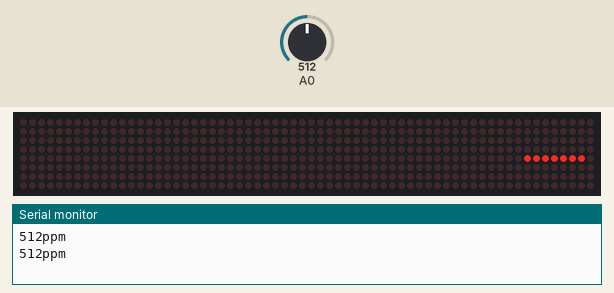
A sketch run on a simulated Arduino Uno, built with avr-gcc and run on an emulated ATmega328P. Shown: 64×8 LED matrix, the last lines printed to the serial monitor. The inputs (shaded band) are chosen by the test bench; at power-on: A0 = 512.

Above: at 3.8 s.
3.9 s: A0 set to 110
11.7 s: A0 set to 95
At 12.7 s:
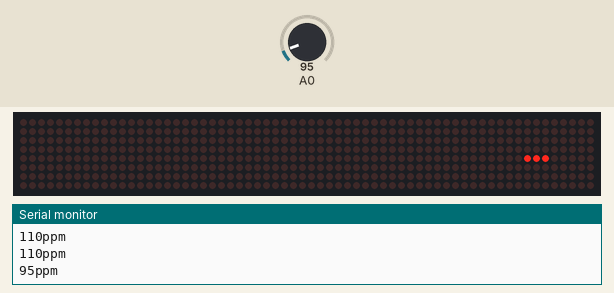
19.5 s: A0 set to 122
At 22.0 s:
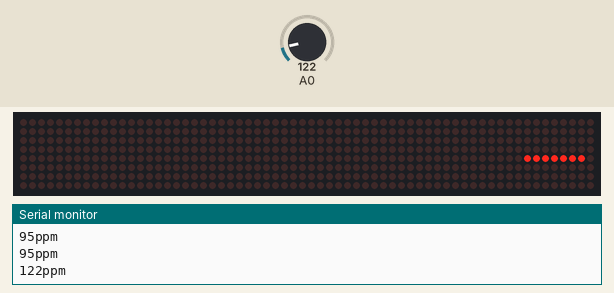
27.3 s: A0 set to 90
At 28.3 s:
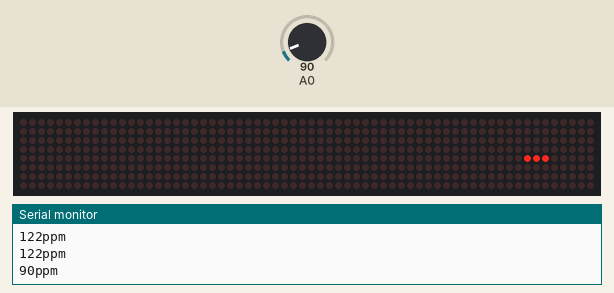
Timing chart, 0 to 30.3 s (numbered marks = the images above; inputs shaded):
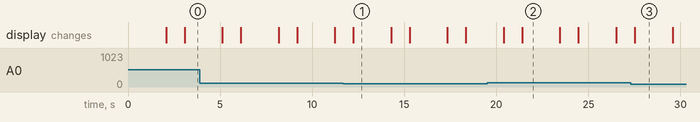

The sketch:

MQ.ino
```cpp
#include <LedControl.h>
int DIN = 12;
int CS =  11;
int CLK = 10;
LedControl lc=LedControl(DIN,CLK,CS,0);
int sensorValue;
int pin8 = 8;
void setup()
{
  Serial.begin(9600);      // sets the serial port to 9600
  lc.shutdown(0,false);// turn off power saving, enables display
  lc.setIntensity(0,8);// sets brightness (0~15 possible values)
  lc.clearDisplay(0);// clear screen
}

void loop()
{
  sensorValue = analogRead(0);       // read analog input pin 0
  Serial.print(sensorValue);  // prints the value read
  Serial.println("ppm");

  if(sensorValue>100 && sensorValue<120) //checks for optimum value, can be changed
  {
    for(int row=0;row<5;row++) //lights up the 5 LEDs in the column
    lc.setLed(0,4,row,true);
  }
  else if(sensorValue>=120) //more than optumum value
  {
    for(int row=0;row<7;row++) //lights up the 7 LEDs in the column
    lc.setLed(0,4,row,true);
  }
  else if(sensorValue<=100) //less than optumum value
  {
    for(int row=0;row<3;row++)
    lc.setLed(0,4,row,true); //lights up the 3 LEDs in the column
  }
  delay(2000); //wait 2 seconds before turning LED off
  for (int row=0; row<8; row++)
  {
    for (int col=0; col<8; col++)
    {
      lc.setLed(0,col,row,false); // turns off LED at col, row
    }
  }
  delay(1000);                        // wait 1000ms for next reading
}
```

Measured:
- the behaviour switches between 101 and 100 on A0 (found by bisection; images 0 and 1)
- after the input at 11.7 s, the display: changes after 0.54 s (image 1)
- after the input at 19.5 s, the display: first differs from a run without the input after 1.9 s (image 2)
- after the input at 27.3 s, the display: changes after 0.22 s (image 3)
- what the display in image 1 shows lasts 2.1 s, from 12.2 s to 14.3 s
